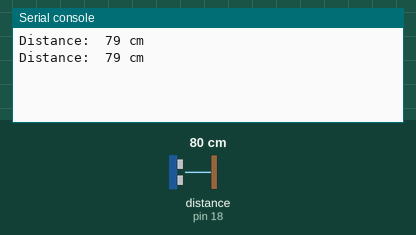
Recording of a program running on a simulated MicroPython board. On the bench: the last lines printed to the serial console. The test bench sets the inputs (shaded band); at power-on: distance to the obstacle (sensor on pin 18) 80 cm. The echo pulse lasts 58.3 µs per cm.

Above: at 3.2 s.
3.3 s: distance to the obstacle (sensor on pin 18) set to 2 cm
At 3.9 s:
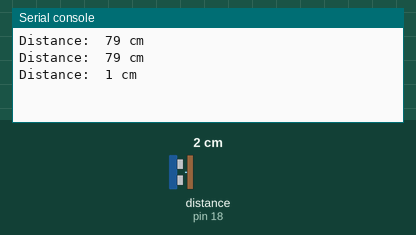
4.8 s: distance to the obstacle (sensor on pin 18) set to 4 cm
At 5.4 s:
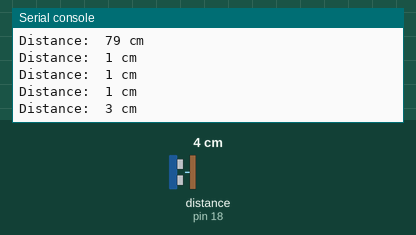
Timing chart, 0 to 7.8 s (numbered marks = the images above; inputs shaded):
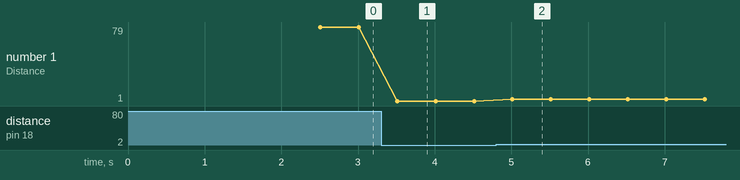

Measured:
- after the input at 3.3 s, the serial console: prints a new line after 0.21 s (image 1)
- after the input at 4.8 s, the serial console: prints a new line after 0.21 s (image 2)
- plotted number 1: 79 → 1 after the input at 3.3 s, 1 → 3 after the input at 4.8 s

The program:

22.py
```python
from machine import Pin
import time

Trig = Pin(19, Pin.OUT, 0)
Echo = Pin(18, Pin.IN, 0)

distance = 0
soundVelocity = 340

def getDistance():
    Trig.value(1)
    time.sleep_us(10)
    Trig.value(0)
    while not Echo.value():
        pass
    pingStart = time.ticks_us()
    while Echo.value():
        pass
    pingStop = time.ticks_us()
    distanceTime = time.ticks_diff(pingStop, pingStart) // 2
    distance = int(soundVelocity * distanceTime // 10000)
    return distance

time.sleep(2)
while True:
    time.sleep_ms(500)
    distance = getDistance()
    print("Distance: ", distance, "cm")
    
```
